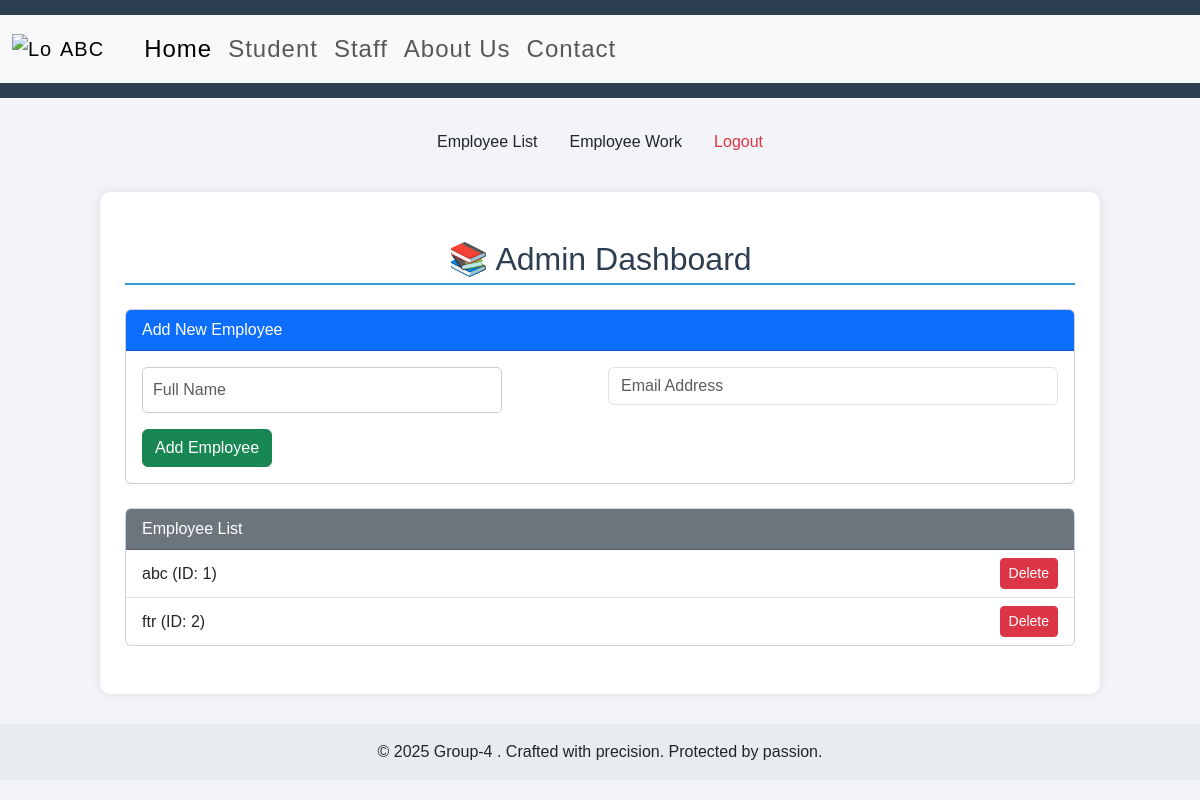
/admin (signed in), run on an earlier commit of the app's database.
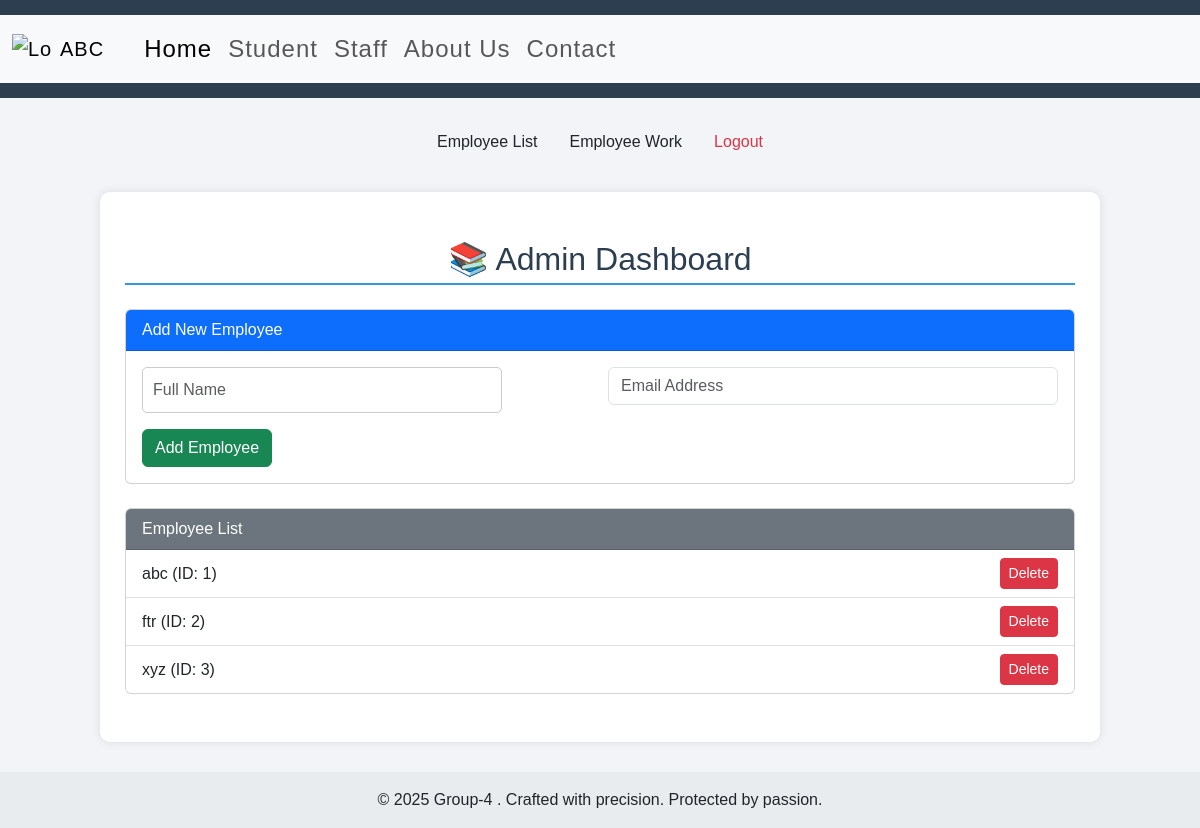
And on a later commit of the database.
### app.py (models this page shows)
class Staff(db.Model):
    id = db.Column(db.Integer,primary_key=True)
    name = db.Column(db.String(50))
    mail = db.Column(db.String(50))

### app.py (the view, shortened to what this page needs)
@app.route("/admin",methods=["GET","POST"])
def Employee_Add():
    if session.get("U","X")!="A":
        return render_template("error.html")
    return render_template("admin.html",emp = Staff.query.all())

### templates/admin.html (shortened to what this page needs)
{% extends "base.html" %}
{% block b %}
<br>
<ul class="nav justify-content-center">
  <li class="nav-item">
    <a class="nav-link text-dark" href="/admin">Employee List</a>
  </li>
  <li class="nav-item">
    <a class="nav-link text-dark" href="/staffwork">Employee Work</a>
  </li>
  <li class="nav-item">
    <a class="nav-link text-danger" href="/logout">Logout</a>
  </li>
</ul>
<div class="container py-5">
    <h2 class="mb-4 text-center">📚 Admin Dashboard</h2>
    <div class="card mb-4">
      <div class="card-header bg-primary text-white">Add New Employee</div>
      <div class="card-body">
        <form action="/admin" id="addEmployeeForm" method="post">
          <div class="row g-3">
            <div class="col-md-6">
              <input type="text" class="form-control" name="name" placeholder="Full Name" required>
            </div>
            <div class="col-md-6">
              <input type="email" class="form-control" name="mail" placeholder="Email Address" required>
            </div>
          </div>
          <button type="submit" class="btn btn-success mt-3">Add Employee</button>
        </form>
      </div>
    </div>
    <div class="card">
      <div class="card-header bg-secondary text-white">Employee List</div>
      <ul class="list-group list-group-flush">
        {% for e in emp %}
        <li class="list-group-item d-flex justify-content-between align-items-center">
          {{e.name}} (ID: {{e.id}})
          <a href="/edel/{{e.id}}" type="button" class="btn btn-sm btn-danger">Delete</a>
        </li>
        {% endfor %}
      </ul>
    </div>
  </div>
{% endblock b %}

What changed in the data, as far as the page shows it:
added Staff: name "xyz", id "3"
